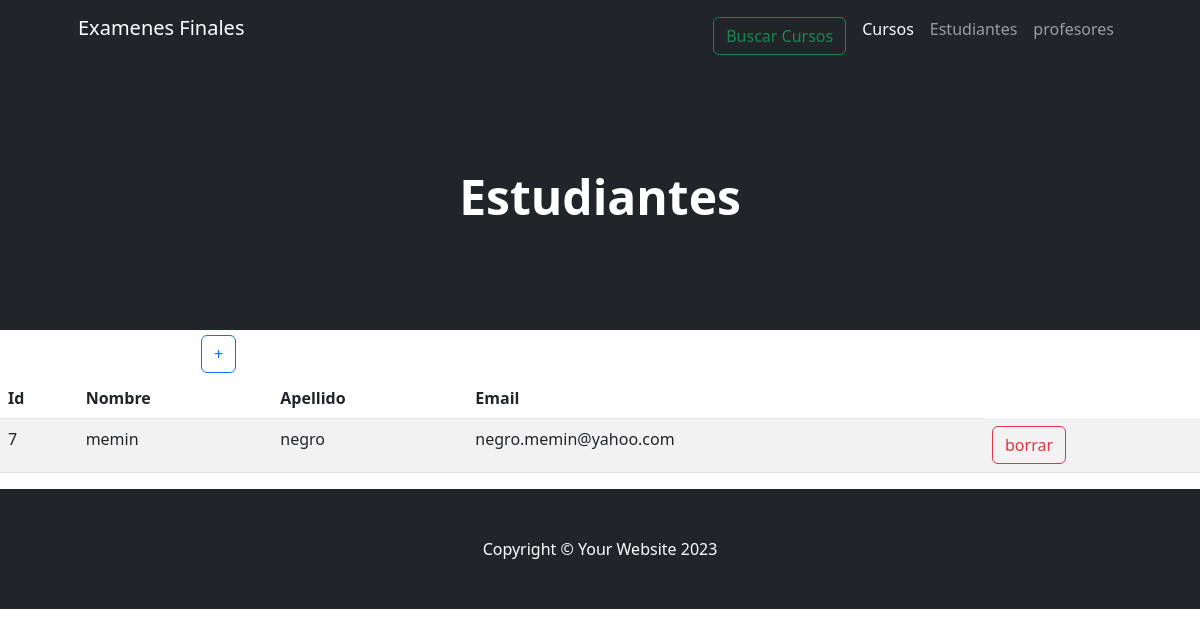
Page /aplicacion/estudiantes/ on the committed database.
### aplicacion/models.py (models this page shows, shortened)
class Estudiante(models.Model):
    nombre = models.CharField(max_length=50)
    apellido = models.CharField(max_length=50)
    email = models.EmailField()

### aplicacion/views.py (the view)
# urls.py: path('estudiantes/', EstudianteList.as_view(), name="estudiantes"),
class EstudianteList(ListView):
    model = Estudiante

### aplicacion/templates/aplicacion/estudiante_list.html
{% extends 'aplicacion/home.html' %}
{% block titulo %}
    <h1 class="display-5 fw-bolder text-white mb-2" >Estudiantes</h1>
{% endblock titulo %}
{% block contenido %}
<table>
    <tr>
        <td width="200"><h2>Estudiantes</h2></td>
        <td>
            <a
            href="{% url 'estudiante_create' %}"
            ><button type="button" class="btn btn-outline-primary">+</button></a>
        </td>
    </tr>
</table>
<table class="table table-striped">
    <thead>
        <tr>
            <th>Id</th>
            <th>Nombre</th>
            <th>Apellido</th>
            <th>Email</th>
        </tr>
    </thead>
    <tbody>
{% for e in estudiante_list  %}
        <tr>
            <td>{{ e.id }}</td>
            <td>{{ e.nombre }}</td>
            <td>{{ e.apellido }}</td>
            <td>{{ e.email }}</td>
            <td>
              <a
                href="{% url 'estudiante_delete' e.id %}" ><button type="button" class="btn btn-outline-danger">borrar</button>
              </a>
            </td>
        </tr>
{% endfor %}
    </tbody>
</table>
{% endblock contenido %}

### rows in the picture
Estudiante: id "7", nombre "memin", apellido "negro", email "negro.memin@yahoo.com"
